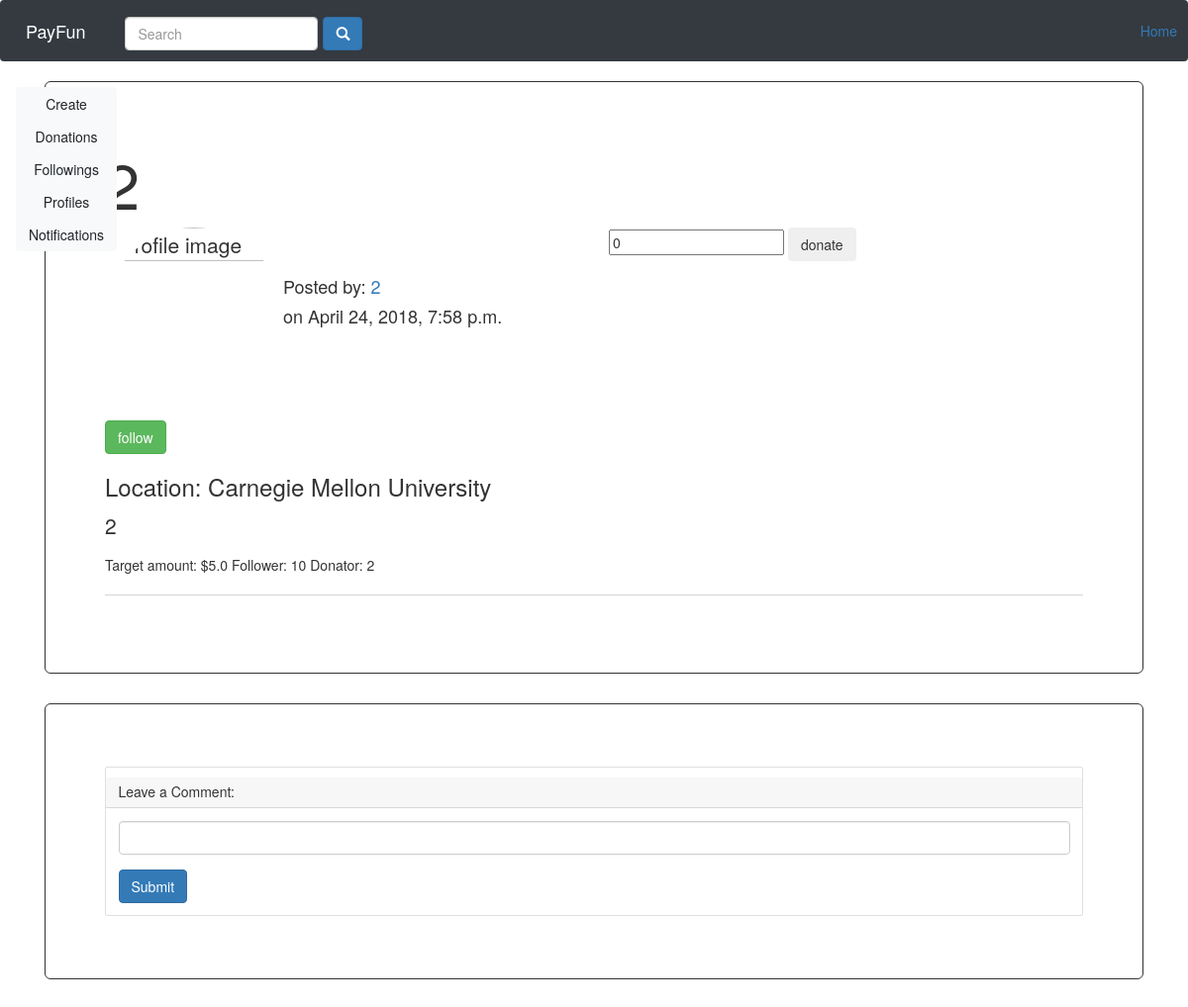
/activitydetail/1/ (signed in), run on an earlier commit of the app's database.
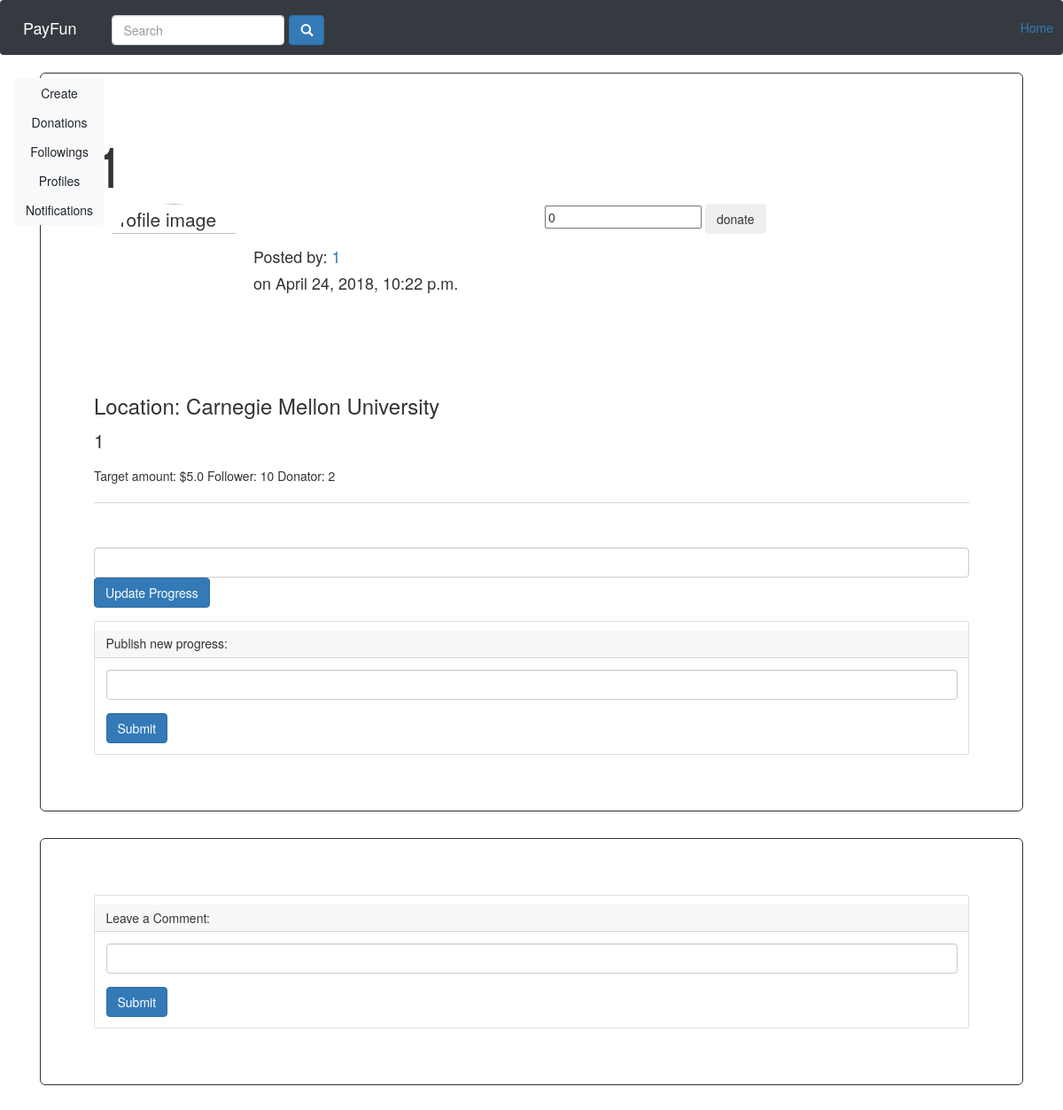
And on a later commit of the database.
### payfun/models.py (models this page shows)
class Activity(models.Model):
	launcher = models.ForeignKey(User, on_delete=models.CASCADE)
	title = models.CharField(max_length=100)
	content = models.CharField(max_length=1000)
	picture = models.FileField(upload_to="images", blank=True)
	target_money = models.FloatField()
	start_time = models.DateTimeField()
	end_time = models.DateTimeField()
	post_time = models.DateTimeField(auto_now_add=True)
	location = models.CharField(max_length=100)
	location_id = models.CharField(max_length=100)
	is_start = models.BooleanField() # whether the activity has started
	is_end = models.BooleanField() # whether the activity has failed, whether success or failure
	is_success = models.BooleanField(blank=True)
	followee = models.ManyToManyField(User, related_name='followeeForActivity')
	sponseree = models.ManyToManyField(User, related_name='sponsereeForActivity')
	paypal_account = models.CharField(max_length=1000)
	total_rate = models.IntegerField(default=0)
	rate_cur = models.FloatField(default=0)

### payfun/views.py (the view)
# urls.py: url(r'^activitydetail/(?P<activity_id>\S+)/$', views.activitydetail, name="activityDetail"),
@login_required
def activitydetail(request, activity_id):
    user_tmp = request.user
    username_tmp = request.user.username
    userlastname_tmp = user_tmp.last_name
    userfirstname_tmp = user_tmp.first_name
    Entry_Activity = get_object_or_404(Activity,id = activity_id)
    try:
        Entry_Profile     = Profile.objects.get(username = request.user.username)
    except:
        new_profile_entry = Profile(username= username_tmp,bio='default_bio',
                                    first_name= userfirstname_tmp,
                                    last_name= userlastname_tmp)
        new_profile_entry.save()
        Entry_Profile = get_object_or_404(Profile,username = request.user.username)
    if(request.user.username ==Entry_Activity.launcher.username):
        my_activity = '1'
    else:
        my_activity = '0'
    if Entry_Activity in Entry_Profile.follow_activity.all():
        activity_followed = '1'
    else:
        activity_followed = '0';
    return render(request, 'project_detail.html',{'activity':Entry_Activity, 'my_activity': my_activity,"activity_followed": activity_followed})

### payfun/templates/project_detail.html (shortened to what this page needs)
<!DOCTYPE html>
<html lang="en">
<head>
    {% load static %}
    <link href="../../static/vendor/bootstrap/css/bootstrap.min.css" rel="stylesheet">
    <link href="../../static/payfun/project_detail.css" rel="stylesheet">
    <link rel="stylesheet" href="https://maxcdn.bootstrapcdn.com/bootstrap/3.3.7/css/bootstrap.min.css">
</head>
<body>
    <div id="wrapper">
        <nav class="navbar navbar-expand-md navbar-dark fixed-top bg-dark">
            <a class="navbar-brand" href="{url 'stream'}">PayFun</a>
            <div class="collapse navbar-collapse" id="navbarCollapse">
                <form class="form-inline mt-2 mt-md-0" method="post" action="/searchActivity/">
                    <input class="form-control mr-sm-2" type="text" placeholder="Search" aria-label="Search" name="searchInput" style="margin-top: 5px;">
                    <button class="btn btn-primary" type="submit" name="searchButton" style="margin-top: 5px;"><span class="glyphicon glyphicon-search"></span></button>
                </form>
            </div>
            <a href="/global-stream">Home</a>
        </nav>
        <div class="container" id="main_block">
            <div class="sidenav">
                <div class="btn-group-vertical">
                    <a class='btn btn-light' href="{% url 'launCh' %}">Create</a>
                    <a class="btn btn-light" href="{% url 'donations' %}">Donations</a>
                    <a class="btn btn-light" href="{% url 'followings' %}">Followings</a>
                    <a class="btn btn-light" href="{% url 'profile' user.username %}"></i>Profiles</a>
                     <a class="btn btn-light" href="/notifications">Notifications</a>
                </div>
            </div>
            <div class="jumbotron">
                <div class="comment">
                    <h1>{{activity.title}}</h1>
                    <div class="row">
                        <div class="col-sm">
                            <p style="float: left;">
                                <img title="profile image" class="img-circle img-responsive profile-img" src="{% url 'getPhoto' activity.id %}" height="180px" width="180px" align="middle">
                            </p>
                            <br/>
                            <br/>
                            <h4>Posted by: <a href="/profile/{{activity.launcher.username}}">{{activity.launcher.username}}</a></h4>
                            <h4>on {{activity.post_time}}</h4>
                        </div>
                        <div class="col-sm">
                            <form method="post" action="{% url 'pay' activity.id %}" id="donate-{{ activity.id }}">
                                <input id="t_amount" name="t_amount" type="text" value="0"/>
                                <input type="submit" class="btn" value="donate" id="donate_amount"/>
                            </form>
                        </div>
                    </div>
                    {% if my_activity == '0' %}
                         {% if activity_followed == '0' %}
                                <form method="post" action="/followActivity/{{activity.id}} ">
                                    <input type="submit" class="btn btn-success" value="follow">
                                </form>
                         {% endif %}
                    {% endif %}
                    <h3>Location: {{activity.location}}</h3>
                    <p>{{activity.content}}</p>
                    <h7>Target amount: ${{activity.target_money}}</h7>
                    <h7>Follower: 10 Donator: 2</h7>
                    <br/>
                    <br/>
                </div>
                <hr>
                <br/>
                {% if my_activity == '1' %}
                    <br>
                    <div>
                        <input class="form-control" rows="1", name="progress-{{activity.id}}" id="progress-{{activity.id}}">
                        <button type="submit" class="btn btn-primary"  onclick='addProgress({{ activity.id }})'>Update Progress</button>
                    </div>
                    <div class="card my-4 comment_input">
                        <h5 class="card-header">Publish new progress:</h5>
                        <div class="card-body">
                            <div class="form-group">
                                <input class="form-control" rows="1" name="progress-{{activity.id}}" id="progress-{{activity.id}}">
                            </div>
                            <button type="submit" class="btn btn-primary"  onclick='addProgress({{ activity.id }})'>Submit</button>
                        </div>
                    </div>
                    {% endif %}
                </div>
                <div class="jumbotron">
                    <div class="card my-4 comment_input">
                        <h5 class="card-header">Leave a Comment:</h5>
                        <div class="card-body">
                            <div class="form-group">
                                <input class="form-control" rows="1", name="comment-{{activity.id}}" id="comment-{{activity.id}}">
                            </div>
                            <button type="submit" class="btn btn-primary"  onclick='addComment({{ activity.id }})'>Submit</button>
                        </div>
                    </div>
                </div>
            </div>
</body>
</html>

### payfun/static/payfun/project_detail.css (style rules this page uses)
body { overflow-x: hidden; }
#wrapper { padding-left: 0; -webkit-transition: all 0.5s ease; -moz-transition: all 0.5s ease; -o-transition: all 0.5s ease; transition: all 0.5s ease; }
@media (min-width:768px) { #wrapper { padding-left: 0; } }

### payfun/templates/project_detail.html (style rules this page uses)
.sidenav { width: 160px; position: fixed; z-index: 1; left: 0; overflow-x: hidden; padding: 6px 8px 6px 16px; }
hr { margin-top: 0px; margin-bottom: 0px; }

What changed in the data, as far as the page shows it:
changed Activity "Carnegie Mellon University": title "2" → "1"; launcher.username "2" → "1"; post_time "April 24, 2018, 7:58 p.m." → "April 24, 2018, 10:22 p.m."; content "2" → "1"
Also different on the page:
form field value: "follow" → (not shown)
text now shown: "Update Progress Publish new progress: Submit"
